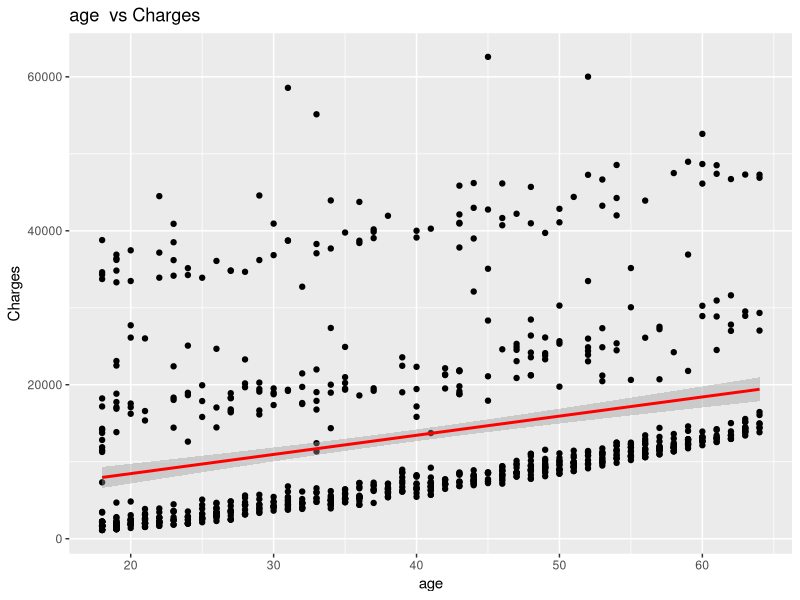
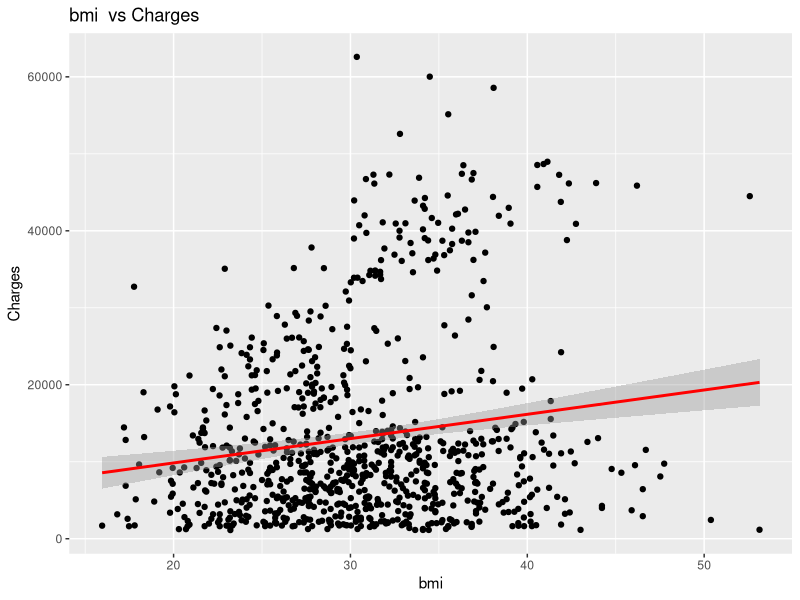
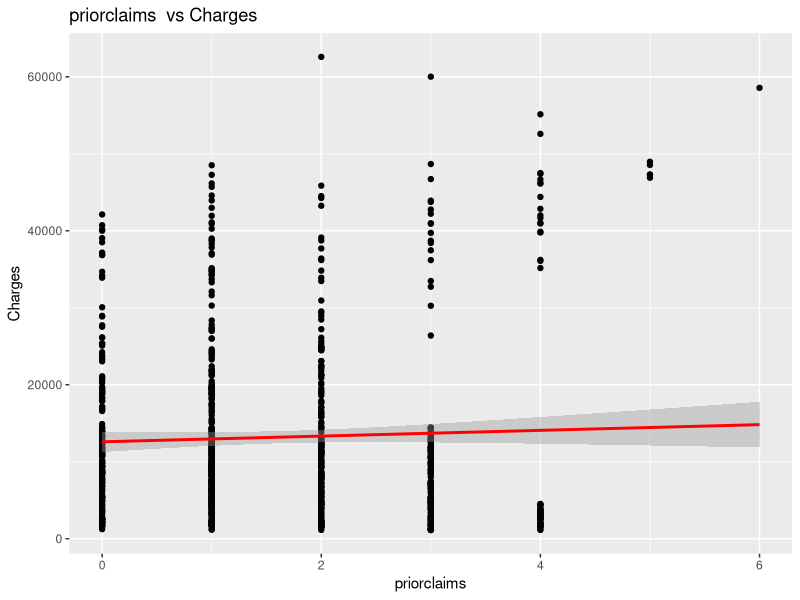
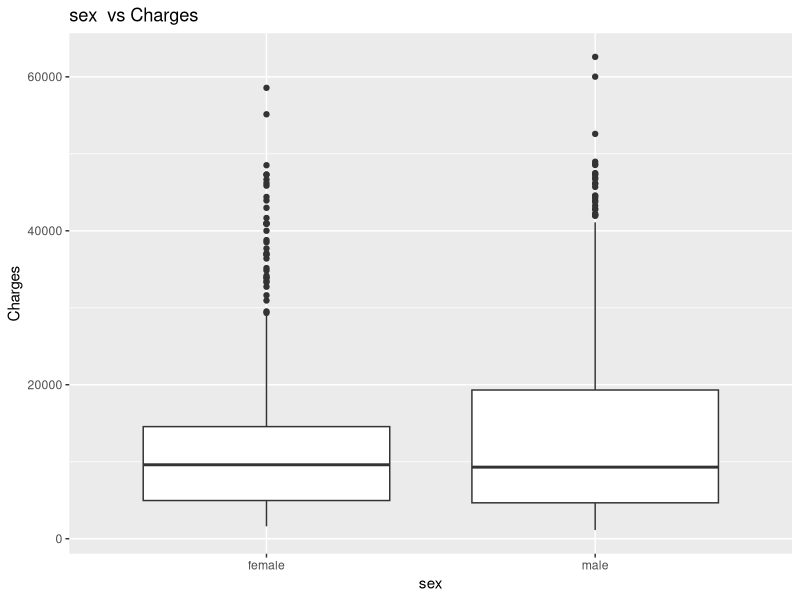
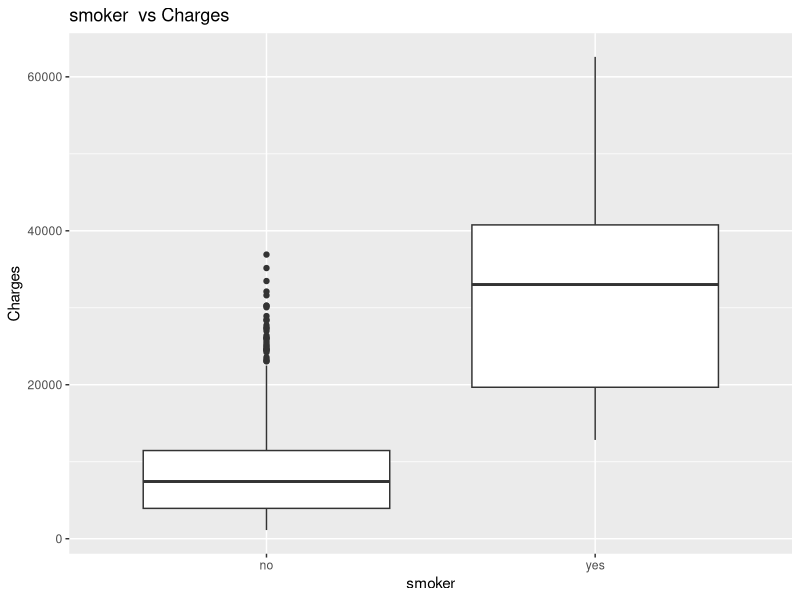
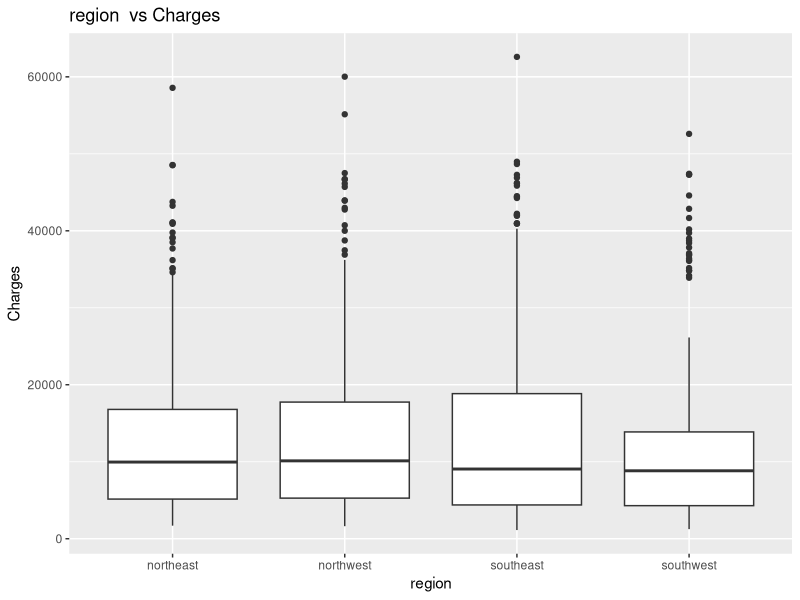
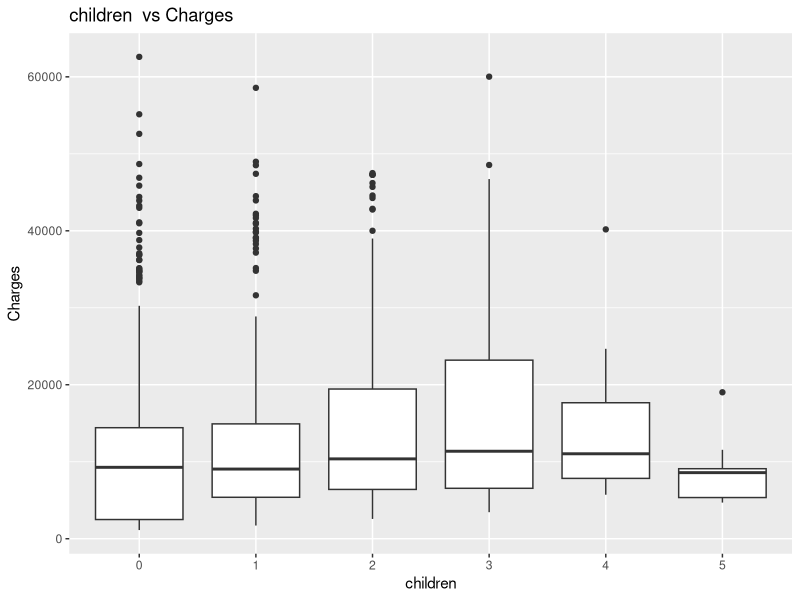
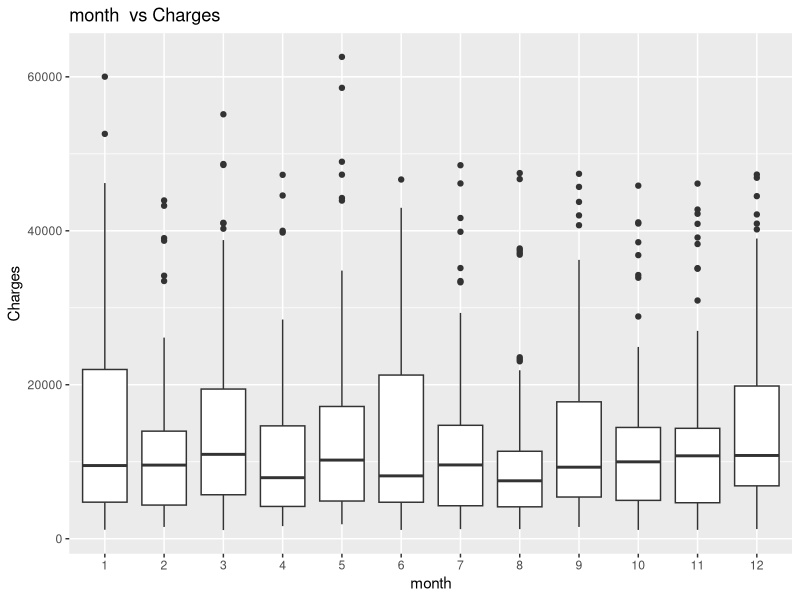

Generate these figures, in order, with R:
## ---- chunk 1
#| echo: false

library(ggplot2)

insurance_data <- read.csv("insurance_data_S26.csv", header = TRUE)

cols_num <- which(sapply(insurance_data, is.numeric))

xcont <- list("age", "bmi", "priorclaims")

cols_num <- which(sapply(insurance_data, function (x) !(is.numeric(x))))

xcat <- list("sex", "smoker", "region", "children", "month", "priorclaims")

print(xcont)
print(xcat)

for (col_name in xcont) {
  plot <- ggplot(insurance_data, aes(insurance_data[[col_name]], charges)) + 
  geom_point() +
    geom_smooth(data = insurance_data, method = "lm", color = "red") +
    labs(
    title = paste(col_name, " vs Charges"),
    x = paste(col_name),
    y = "Charges"
  )
  print(plot)
}

for (col_name in xcat) {
  plot <- ggplot(insurance_data, aes(as.factor(insurance_data[[col_name]]), charges)) + 
  geom_boxplot() +
    labs(
    title = paste(col_name, " vs Charges"),
    x = paste(col_name),
    y = "Charges"
  )
  print(plot)
}

